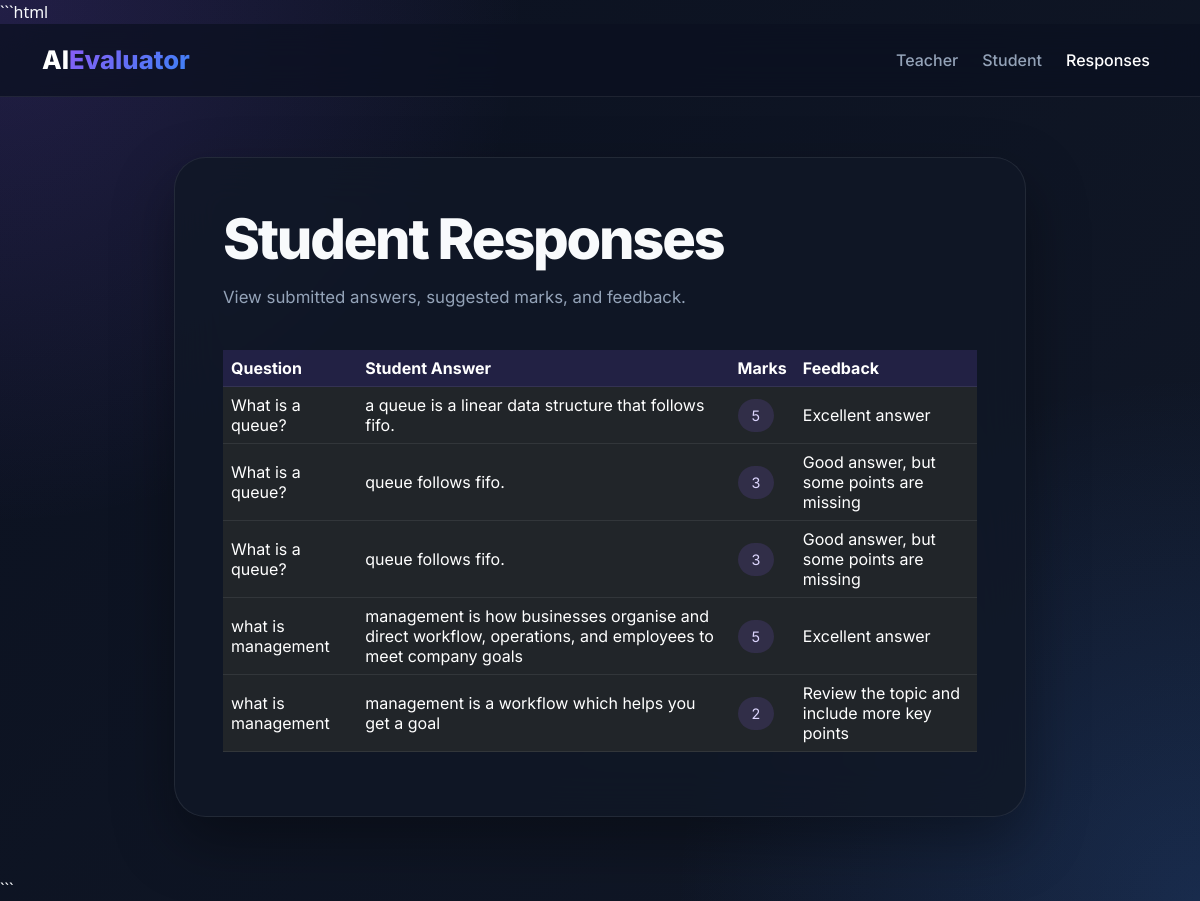
The app's page /responses, older data.
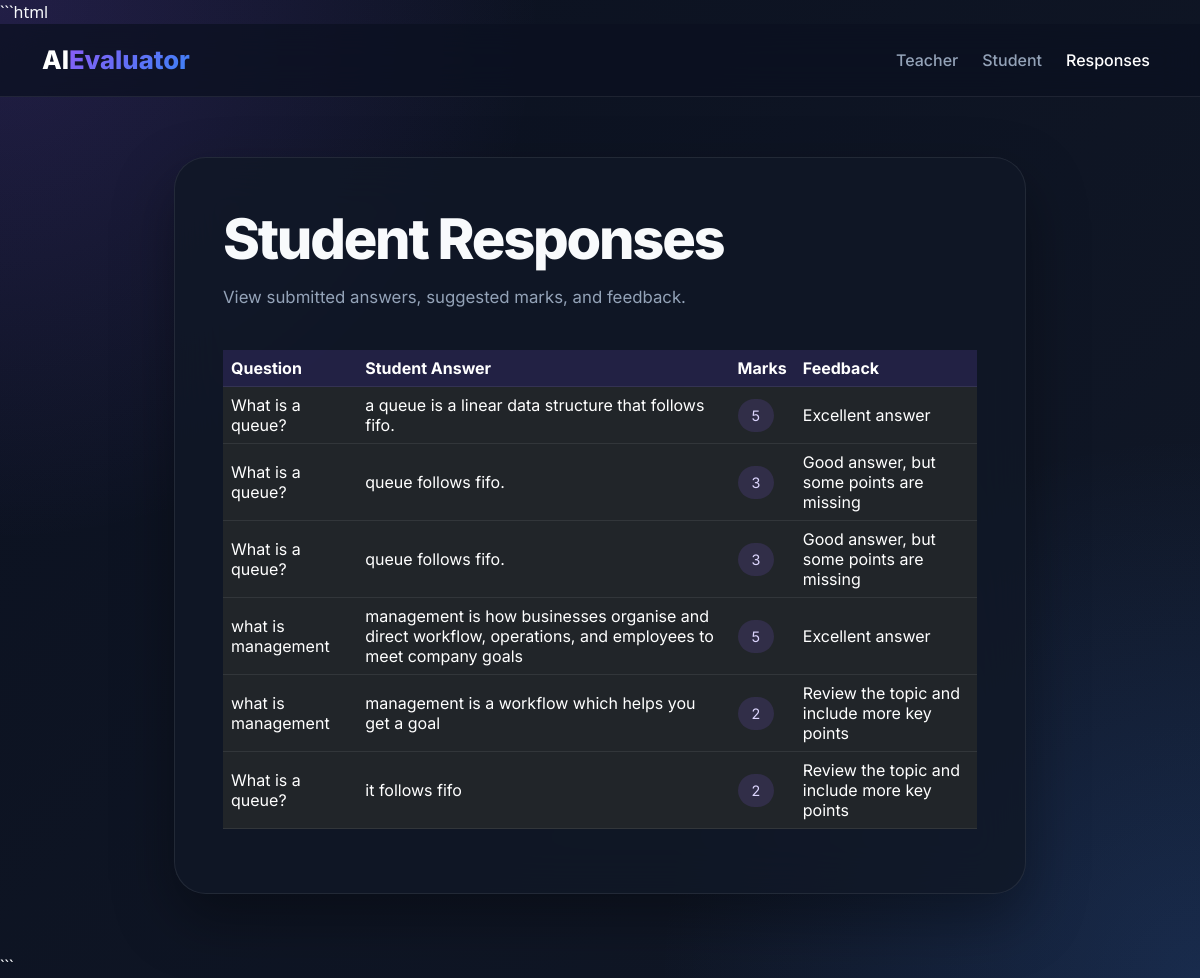
The same page, newer data.
### tables this page shows
CREATE TABLE responses (
        id INTEGER PRIMARY KEY AUTOINCREMENT,
        question_id INTEGER NOT NULL,
        student_answer TEXT NOT NULL,
        suggested_marks INTEGER NOT NULL,
        feedback TEXT NOT NULL
    );

CREATE TABLE questions (
            id INTEGER PRIMARY KEY AUTOINCREMENT,
            question TEXT NOT NULL,
            model_answer TEXT NOT NULL,
            keywords TEXT NOT NULL,
            max_marks INTEGER NOT NULL
        );

### app.py (the view)
@app.route("/responses")
def responses():
    conn = sqlite3.connect("database.db")
    cursor = conn.cursor()
    cursor.execute("""
        SELECT responses.id,
               questions.question,
               responses.student_answer,
               responses.suggested_marks,
               responses.feedback
        FROM responses
        JOIN questions
        ON responses.question_id = questions.id
    """)
    data = cursor.fetchall()
    conn.close()
    return render_template("responses.html", responses=data)

### templates/responses.html (shortened to what this page needs)
<!DOCTYPE html>
<html lang="en">
<head>
    <link href="https://cdn.jsdelivr.net/npm/bootstrap@5.3.7/dist/css/bootstrap.min.css" rel="stylesheet">
    <link rel="stylesheet" href="{{ url_for('static', filename='style.css') }}">
</head>
<body>
    <nav class="navbar navbar-expand-lg navbar-dark navbar-custom">
        <div class="container">
            <a class="brand" href="/teacher">
                AI<span>Evaluator</span>
            </a>
            <div class="navbar-nav ms-auto gap-2">
                <a class="nav-link" href="/teacher">Teacher</a>
                <a class="nav-link" href="/student">Student</a>
                <a class="nav-link active" href="/responses">Responses</a>
            </div>
        </div>
    </nav>
    <div class="page-container">
        <div class="dashboard-card">
            <h1 class="page-title">Student Responses</h1>
            <p class="page-subtitle">
                View submitted answers, suggested marks, and feedback.
            </p>
            <div class="table-responsive">
                <table class="table table-dark table-hover table-custom align-middle">
                    <thead>
                        <tr>
                            <th>Question</th>
                            <th>Student Answer</th>
                            <th>Marks</th>
                            <th>Feedback</th>
                        </tr>
                    </thead>
                    <tbody>
                        {% for r in responses %}
                        <tr>
                            <td>{{ r[1] }}</td>
                            <td>{{ r[2] }}</td>
                            <td>
                                <span class="badge-marks">
                                    {{ r[3] }}
                                </span>
                            </td>
                            <td>{{ r[4] }}</td>
                        </tr>
                        {% endfor %}
                    </tbody>
                </table>
            </div>
        </div>
    </div>
</body>
</html>

### static/style.css (style rules this page uses)
:root { --bg: #0b1120; --bg-secondary: #111827; --card: rgba(17, 24, 39, 0.82); --card-light: rgba(255, 255, 255, 0.05); --primary: #8b5cf6; --secondary: #3b82f6; --text: #f8fafc; --muted: #94a3b8; --border: rgba(255, 255, 255, 0.08); --shadow: 0 25px 60px rgba(0, 0, 0, 0.35); }
* { margin: 0; padding: 0; box-sizing: border-box; font-family: "Inter", sans-serif; }
body { min-height: 100vh; color: var(--text); background: radial-gradient(circle at top left, rgba(139, 92, 246, 0.18), transparent 35%), radial-gradient(circle at bottom right, rgba(59, 130, 246, 0.18), transparent 35%), linear-gradient(135deg, var(--bg) 0%, var(--bg-secondary) 100%); }
.navbar-custom { background: rgba(11, 17, 32, 0.75); backdrop-filter: blur(18px); border-bottom: 1px solid var(--border); padding: 1rem 0; }
.brand { font-size: 1.6rem; font-weight: 800; color: white; text-decoration: none; }
.brand span { background: linear-gradient( 135deg, var(--primary), var(--secondary) ); -webkit-background-clip: text; color: transparent; }
.nav-link { color: var(--muted) !important; font-weight: 500; transition: 0.2s ease; }
.nav-link:hover, .nav-link.active { color: white !important; }
.page-container { max-width: 900px; margin: 60px auto; padding: 0 24px; }
.dashboard-card { background: var(--card); border: 1px solid var(--border); border-radius: 32px; padding: 48px; backdrop-filter: blur(24px); box-shadow: var(--shadow); }
.page-title { font-size: clamp(2.4rem, 5vw, 3.5rem); font-weight: 800; letter-spacing: -0.04em; margin-bottom: 12px; }
.page-subtitle { color: var(--muted); font-size: 1.05rem; margin-bottom: 40px; }
.table-custom { color: white; }
.table-custom th { background: rgba(139, 92, 246, 0.15); border-color: var(--border); }
.table-custom td { border-color: var(--border); vertical-align: middle; }
.badge-marks { display: inline-block; background: rgba(139, 92, 246, 0.15); color: #ddd6fe; padding: 8px 14px; border-radius: 999px; font-size: 0.9rem; }

Row changes from the older to the newer data that the page shows:
added responses: question "What is a queue?", student_answer "it follows fifo", suggested_marks "2", feedback "Review the topic and include more key points"
